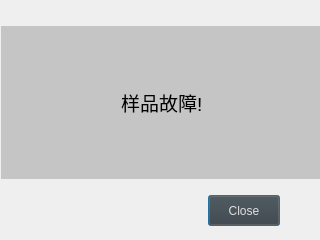
<?xml version="1.0" encoding="UTF-8"?>
<ui version="4.0">
 <class>WarningDialog</class>
 <widget class="QDialog" name="WarningDialog">
  <property name="geometry">
   <rect>
    <x>0</x>
    <y>0</y>
    <width>320</width>
    <height>240</height>
   </rect>
  </property>
  <property name="windowTitle">
   <string>Dialog</string>
  </property>
  <property name="styleSheet">
   <string notr="true"/>
  </property>
  <widget class="QPushButton" name="pushButton">
   <property name="geometry">
    <rect>
     <x>208</x>
     <y>195</y>
     <width>72</width>
     <height>31</height>
    </rect>
   </property>
   <property name="styleSheet">
    <string notr="true">QPushButton {
background-color: rgb(58,58,58);
color: rgb(223,223,223);}
QPushButton:hover{
background-color: rgb(184,184,184);
color: rgb(68,68,68);}
QPushButton:pressed{
background-color: rgb(158,158,158);
color: rgb(88,88,88);}</string>
   </property>
   <property name="text">
    <string>Close</string>
   </property>
  </widget>
  <widget class="Line" name="line">
   <property name="geometry">
    <rect>
     <x>1</x>
     <y>178</y>
     <width>320</width>
     <height>1</height>
    </rect>
   </property>
   <property name="orientation">
    <enum>Qt::Horizontal</enum>
   </property>
  </widget>
  <widget class="QWidget" name="widget" native="true">
   <property name="geometry">
    <rect>
     <x>1</x>
     <y>26</y>
     <width>319</width>
     <height>153</height>
    </rect>
   </property>
   <property name="styleSheet">
    <string notr="true">background-color: rgb(197, 197, 197);</string>
   </property>
   <widget class="QLabel" name="label_text">
    <property name="geometry">
     <rect>
      <x>120</x>
      <y>0</y>
      <width>198</width>
      <height>153</height>
     </rect>
    </property>
    <property name="font">
     <font>
      <pointsize>14</pointsize>
     </font>
    </property>
    <property name="styleSheet">
     <string notr="true"/>
    </property>
    <property name="text">
     <string>样品故障!</string>
    </property>
    <property name="wordWrap">
     <bool>true</bool>
    </property>
   </widget>
   <widget class="QLabel" name="label_picture">
    <property name="geometry">
     <rect>
      <x>10</x>
      <y>30</y>
      <width>101</width>
      <height>91</height>
     </rect>
    </property>
    <property name="styleSheet">
     <string notr="true">border-image: url(:/icon/Icon/1478.ico);</string>
    </property>
    <property name="text">
     <string/>
    </property>
   </widget>
  </widget>
 </widget>
 <resources/>
 <connections/>
</ui>
